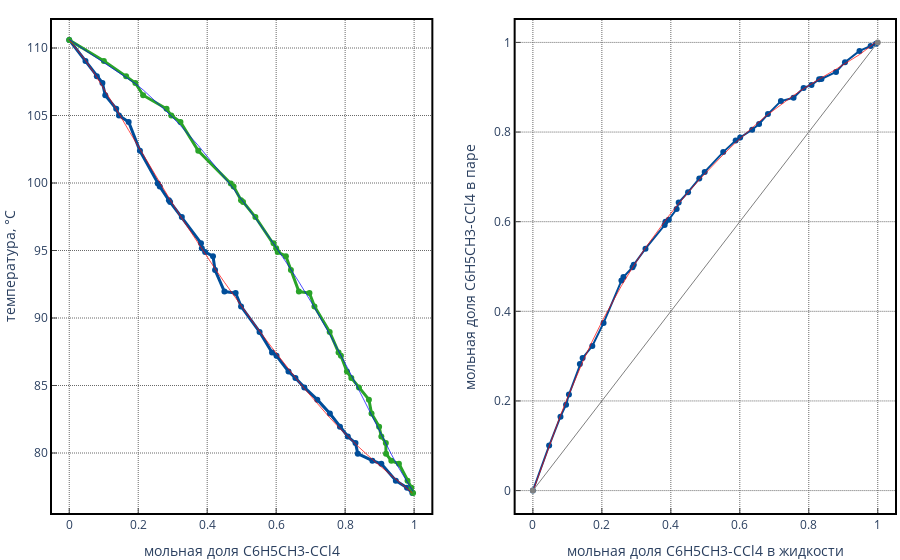

Notebook source saved alongside this figure:
### Code cell
figures.plot_xy_diagram(get_diagram(diagrams_dropdown.value, call='direct'), diagrams_dropdown.value, plot_type='plotly')
